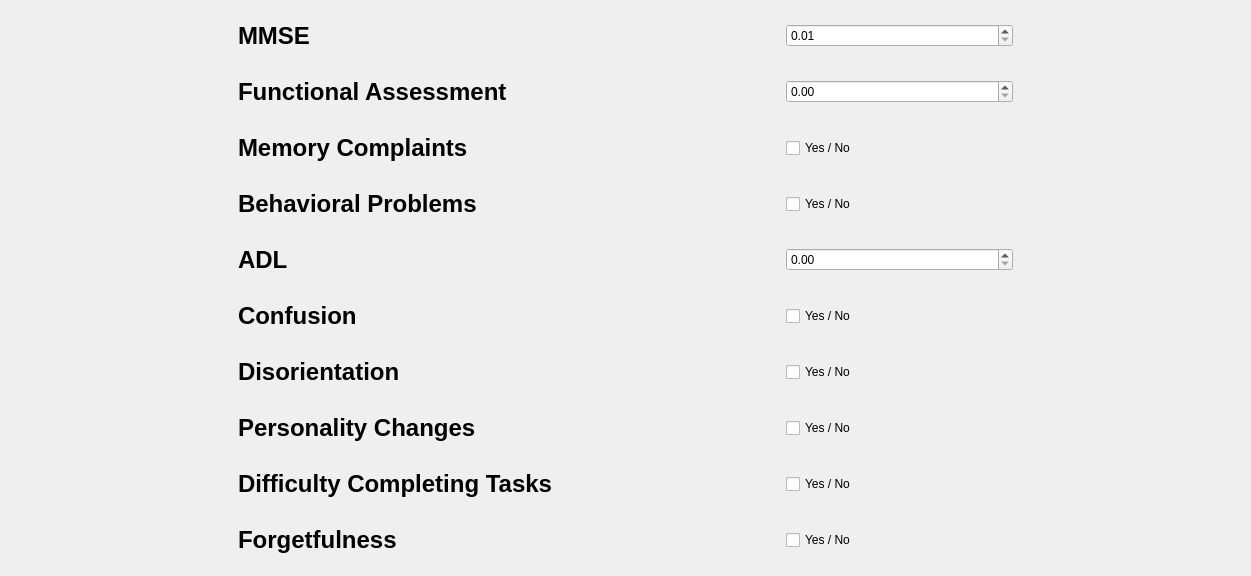
         <widget class="QWidget" name="scrollAreaWidgetContents">
          <property name="geometry">
           <rect>
            <x>0</x>
            <y>0</y>
            <width>1251</width>
            <height>572</height>
           </rect>
          </property>
          <layout class="QGridLayout" name="gridLayout_6">
           <item row="3" column="3">
            <widget class="QCheckBox" name="behavioralProblems">
             <property name="autoFillBackground">
              <bool>false</bool>
             </property>
             <property name="text">
              <string>Yes / No</string>
             </property>
            </widget>
           </item>
           <item row="1" column="3">
            <widget class="QDoubleSpinBox" name="functionalAssesment">
             <property name="sizePolicy">
              <sizepolicy hsizetype="MinimumExpanding" vsizetype="Fixed">
               <horstretch>0</horstretch>
               <verstretch>0</verstretch>
              </sizepolicy>
             </property>
             <property name="autoFillBackground">
              <bool>true</bool>
             </property>
             <property name="minimum">
              <double>0.000000000000000</double>
             </property>
             <property name="maximum">
              <double>10.000000000000000</double>
             </property>
            </widget>
           </item>
           <item row="6" column="1">
            <widget class="QLabel" name="label_10">
             <property name="sizePolicy">
              <sizepolicy hsizetype="Fixed" vsizetype="Fixed">
               <horstretch>0</horstretch>
               <verstretch>0</verstretch>
              </sizepolicy>
             </property>
             <property name="minimumSize">
              <size>
               <width>0</width>
               <height>50</height>
              </size>
             </property>
             <property name="text">
              <string>&lt;html&gt;&lt;head/&gt;&lt;body&gt;&lt;p&gt;&lt;span style=&quot; font-size:18pt; font-weight:700; color:#000000;&quot;&gt;Disorientation&lt;/span&gt;&lt;/p&gt;&lt;/body&gt;&lt;/html&gt;</string>
             </property>
            </widget>
           </item>
           <item row="1" column="1">
            <widget class="QLabel" name="label_5">
             <property name="sizePolicy">
              <sizepolicy hsizetype="Fixed" vsizetype="Fixed">
               <horstretch>0</horstretch>
               <verstretch>0</verstretch>
              </sizepolicy>
             </property>
             <property name="minimumSize">
              <size>
               <width>0</width>
               <height>50</height>
              </size>
             </property>
             <property name="text">
              <string>&lt;html&gt;&lt;head/&gt;&lt;body&gt;&lt;p&gt;&lt;span style=&quot; font-size:18pt; font-weight:700; color:#000000;&quot;&gt;Functional Assessment&lt;/span&gt;&lt;/p&gt;&lt;/body&gt;&lt;/html&gt;</string>
             </property>
            </widget>
           </item>
           <item row="4" column="0">
            <spacer name="horizontalSpacer_7">
             <property name="orientation">
              <enum>Qt::Orientation::Horizontal</enum>
             </property>
             <property name="sizeHint" stdset="0">
              <size>
               <width>40</width>
               <height>20</height>
              </size>
             </property>
            </spacer>
           </item>
           <item row="7" column="1">
            <widget class="QLabel" name="label_11">
             <property name="sizePolicy">
              <sizepolicy hsizetype="Fixed" vsizetype="Fixed">
               <horstretch>0</horstretch>
               <verstretch>0</verstretch>
              </sizepolicy>
             </property>
             <property name="minimumSize">
              <size>
               <width>0</width>
               <height>50</height>
              </size>
             </property>
             <property name="text">
              <string>&lt;html&gt;&lt;head/&gt;&lt;body&gt;&lt;p&gt;&lt;span style=&quot; font-size:18pt; font-weight:700; color:#000000;&quot;&gt;Personality Changes&lt;/span&gt;&lt;/p&gt;&lt;/body&gt;&lt;/html&gt;</string>
             </property>
            </widget>
           </item>
           <item row="4" column="1">
            <widget class="QLabel" name="label_8">
             <property name="sizePolicy">
              <sizepolicy hsizetype="Fixed" vsizetype="Fixed">
               <horstretch>0</horstretch>
               <verstretch>0</verstretch>
              </sizepolicy>
             </property>
             <property name="minimumSize">
              <size>
               <width>0</width>
               <height>50</height>
              </size>
             </property>
             <property name="text">
              <string>&lt;html&gt;&lt;head/&gt;&lt;body&gt;&lt;p&gt;&lt;span style=&quot; font-size:18pt; font-weight:700; color:#000000;&quot;&gt;ADL&lt;/span&gt;&lt;/p&gt;&lt;/body&gt;&lt;/html&gt;</string>
             </property>
            </widget>
           </item>
           <item row="4" column="3">
            <widget class="QDoubleSpinBox" name="adl">
             <property name="sizePolicy">
              <sizepolicy hsizetype="MinimumExpanding" vsizetype="Fixed">
               <horstretch>0</horstretch>
               <verstretch>0</verstretch>
              </sizepolicy>
             </property>
             <property name="autoFillBackground">
              <bool>true</bool>
             </property>
             <property name="minimum">
              <double>0.000000000000000</double>
             </property>
             <property name="maximum">
              <double>10.000000000000000</double>
             </property>
            </widget>
           </item>
           <item row="9" column="1">
            <widget class="QLabel" name="label_13">
             <property name="sizePolicy">
              <sizepolicy hsizetype="Fixed" vsizetype="Fixed">
               <horstretch>0</horstretch>
               <verstretch>0</verstretch>
              </sizepolicy>
             </property>
             <property name="minimumSize">
              <size>
               <width>0</width>
               <height>50</height>
              </size>
             </property>
             <property name="text">
              <string>&lt;html&gt;&lt;head/&gt;&lt;body&gt;&lt;p&gt;&lt;span style=&quot; font-size:18pt; font-weight:700; color:#000000;&quot;&gt;Forgetfulness&lt;/span&gt;&lt;/p&gt;&lt;/body&gt;&lt;/html&gt;</string>
             </property>
            </widget>
           </item>
           <item row="8" column="1">
            <widget class="QLabel" name="label_12">
             <property name="sizePolicy">
              <sizepolicy hsizetype="Fixed" vsizetype="Fixed">
               <horstretch>0</horstretch>
               <verstretch>0</verstretch>
              </sizepolicy>
             </property>
             <property name="minimumSize">
              <size>
               <width>0</width>
               <height>50</height>
              </size>
             </property>
             <property name="text">
              <string>&lt;html&gt;&lt;head/&gt;&lt;body&gt;&lt;p&gt;&lt;span style=&quot; font-size:18pt; font-weight:700; color:#000000;&quot;&gt;Difficulty Completing Tasks&lt;/span&gt;&lt;/p&gt;&lt;/body&gt;&lt;/html&gt;</string>
             </property>
            </widget>
           </item>
           <item row="6" column="3">
            <widget class="QCheckBox" name="disorientation">
             <property name="autoFillBackground">
              <bool>false</bool>
             </property>
             <property name="text">
              <string>Yes / No</string>
             </property>
            </widget>
           </item>
           <item row="3" column="1">
            <widget class="QLabel" name="label_7">
             <property name="sizePolicy">
              <sizepolicy hsizetype="Fixed" vsizetype="Fixed">
               <horstretch>0</horstretch>
               <verstretch>0</verstretch>
              </sizepolicy>
             </property>
             <property name="minimumSize">
              <size>
               <width>0</width>
               <height>50</height>
              </size>
             </property>
             <property name="text">
              <string>&lt;html&gt;&lt;head/&gt;&lt;body&gt;&lt;p&gt;&lt;span style=&quot; font-size:18pt; font-weight:700; color:#000000;&quot;&gt;Behavioral Problems&lt;/span&gt;&lt;/p&gt;&lt;/body&gt;&lt;/html&gt;</string>
             </property>
            </widget>
           </item>
           <item row="2" column="1">
            <widget class="QLabel" name="label_6">
             <property name="sizePolicy">
              <sizepolicy hsizetype="Fixed" vsizetype="Fixed">
               <horstretch>0</horstretch>
               <verstretch>0</verstretch>
              </sizepolicy>
             </property>
             <property name="minimumSize">
              <size>
               <width>0</width>
               <height>50</height>
              </size>
             </property>
             <property name="text">
              <string>&lt;html&gt;&lt;head/&gt;&lt;body&gt;&lt;p&gt;&lt;span style=&quot; font-size:18pt; font-weight:700; color:#000000;&quot;&gt;Memory Complaints&lt;/span&gt;&lt;/p&gt;&lt;/body&gt;&lt;/html&gt;</string>
             </property>
            </widget>
           </item>
           <item row="5" column="1">
            <widget class="QLabel" name="label_9">
             <property name="sizePolicy">
              <sizepolicy hsizetype="Fixed" vsizetype="Fixed">
               <horstretch>0</horstretch>
               <verstretch>0</verstretch>
              </sizepolicy>
             </property>
             <property name="minimumSize">
              <size>
               <width>0</width>
               <height>50</height>
              </size>
             </property>
             <property name="text">
              <string>&lt;html&gt;&lt;head/&gt;&lt;body&gt;&lt;p&gt;&lt;span style=&quot; font-size:18pt; font-weight:700; color:#000000;&quot;&gt;Confusion&lt;/span&gt;&lt;/p&gt;&lt;/body&gt;&lt;/html&gt;</string>
             </property>
            </widget>
           </item>
           <item row="2" column="3">
            <widget class="QCheckBox" name="memoryComplaints">
             <property name="autoFillBackground">
              <bool>false</bool>
             </property>
             <property name="text">
              <string>Yes / No</string>
             </property>
            </widget>
           </item>
           <item row="8" column="3">
            <widget class="QCheckBox" name="diffCompTask">
             <property name="autoFillBackground">
              <bool>false</bool>
             </property>
             <property name="text">
              <string>Yes / No</string>
             </property>
            </widget>
           </item>
           <item row="7" column="3">
            <widget class="QCheckBox" name="personalityChanges">
             <property name="autoFillBackground">
              <bool>false</bool>
             </property>
             <property name="text">
              <string>Yes / No</string>
             </property>
            </widget>
           </item>
           <item row="9" column="3">
            <widget class="QCheckBox" name="forgetfulness">
             <property name="autoFillBackground">
              <bool>false</bool>
             </property>
             <property name="text">
              <string>Yes / No</string>
             </property>
            </widget>
           </item>
           <item row="5" column="3">
            <widget class="QCheckBox" name="confusion">
             <property name="autoFillBackground">
              <bool>false</bool>
             </property>
             <property name="text">
              <string>Yes / No</string>
             </property>
            </widget>
           </item>
           <item row="0" column="1">
            <widget class="QLabel" name="label_3">
             <property name="sizePolicy">
              <sizepolicy hsizetype="Fixed" vsizetype="Fixed">
               <horstretch>0</horstretch>
               <verstretch>0</verstretch>
              </sizepolicy>
             </property>
             <property name="minimumSize">
              <size>
               <width>0</width>
               <height>50</height>
              </size>
             </property>
             <property name="text">
              <string>&lt;html&gt;&lt;head/&gt;&lt;body&gt;&lt;p&gt;&lt;span style=&quot; font-size:18pt; font-weight:700; color:#000000;&quot;&gt;MMSE&lt;/span&gt;&lt;/p&gt;&lt;/body&gt;&lt;/html&gt;</string>
             </property>
            </widget>
           </item>
           <item row="4" column="4">
            <spacer name="horizontalSpacer_8">
             <property name="orientation">
              <enum>Qt::Orientation::Horizontal</enum>
             </property>
             <property name="sizeHint" stdset="0">
              <size>
               <width>40</width>
               <height>20</height>
              </size>
             </property>
            </spacer>
           </item>
           <item row="0" column="3">
            <widget class="QDoubleSpinBox" name="mmseCognitive">
             <property name="sizePolicy">
              <sizepolicy hsizetype="MinimumExpanding" vsizetype="Fixed">
               <horstretch>0</horstretch>
               <verstretch>0</verstretch>
              </sizepolicy>
             </property>
             <property name="autoFillBackground">
              <bool>true</bool>
             </property>
             <property name="minimum">
              <double>0.010000000000000</double>
             </property>
             <property name="maximum">
              <double>30.000000000000000</double>
             </property>
            </widget>
           </item>
           <item row="4" column="2">
            <spacer name="horizontalSpacer_9">
             <property name="orientation">
              <enum>Qt::Orientation::Horizontal</enum>
             </property>
             <property name="sizeHint" stdset="0">
              <size>
               <width>40</width>
               <height>20</height>
              </size>
             </property>
            </spacer>
           </item>
          </layout>
         </widget>
